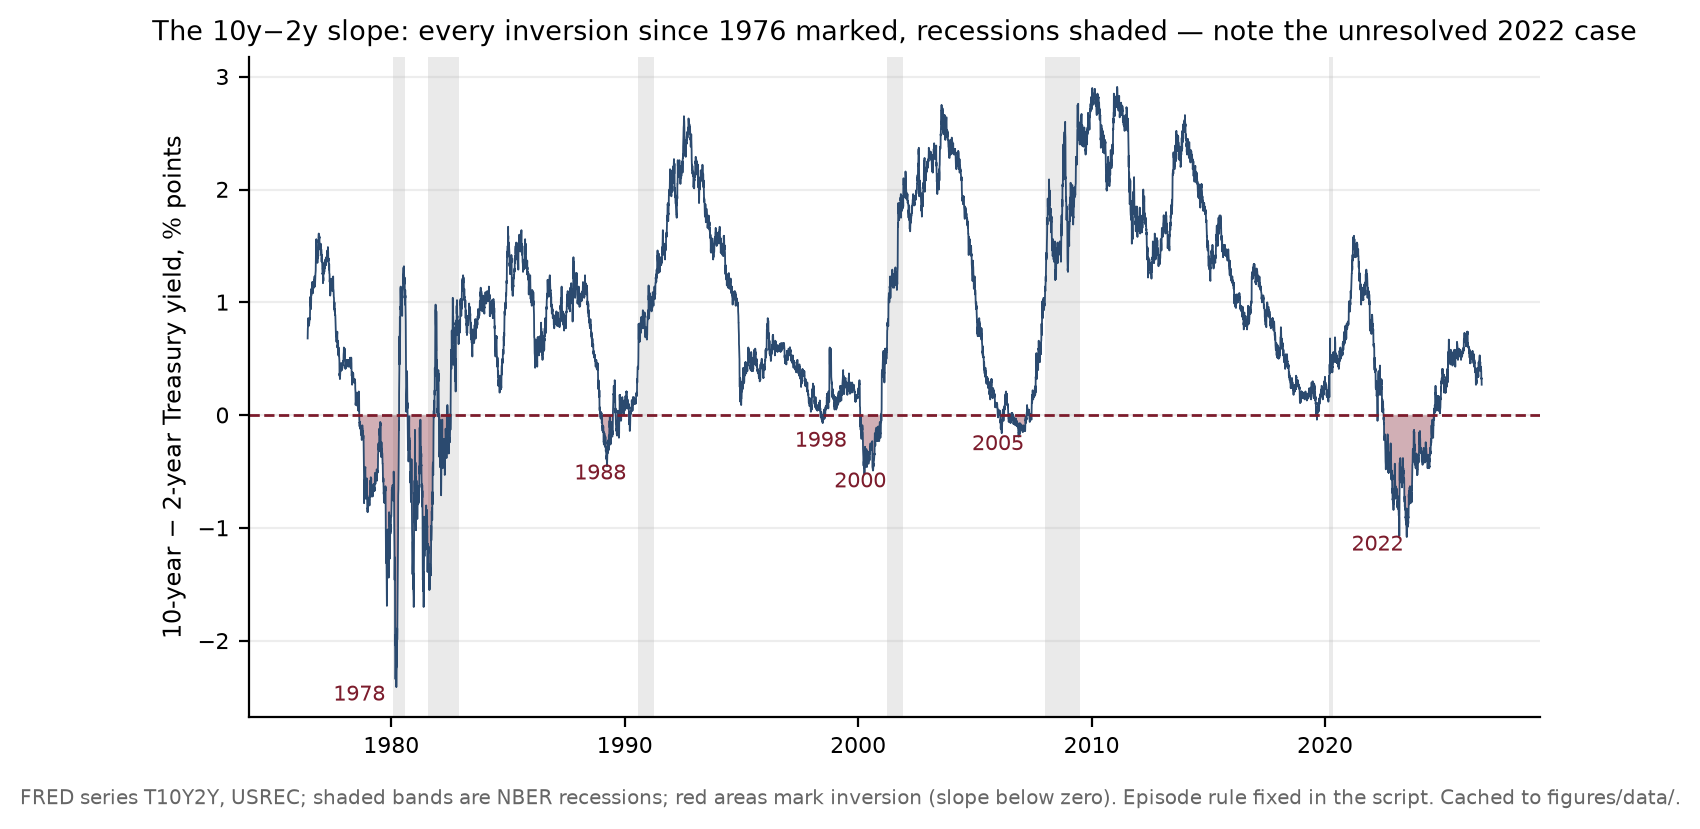

Write the Python code that produced this figure.
"""
Figure 4 - The 10y-2y yield-curve slope and its honest recession track record.

Free data (FRED public CSV, cached to data/):
  T10Y2Y - 10-year minus 2-year Treasury constant-maturity spread, daily (1976-)
  USREC  - NBER recession indicator, monthly (shaded bands)

ONE pre-committed episode rule, fixed before looking at the output and stated
here so the reader can audit it: an *inversion episode* starts on the first
day with T10Y2Y < 0 that is preceded by at least 126 consecutive business
days (about six months) of non-negative readings; the episode collects all
subsequent negative days until a new episode starts. Episodes with fewer than
5 negative days total are listed but flagged as blips. For each episode the
script prints the start date, the next NBER recession start (first USREC 0->1
month after the start), and the lag in months - INCLUDING the post-2022
episode, for which no recession had followed by the end of the data. Numbers
are reported as they fall out; nothing is filtered by hand.

Reproducible:
    python fig_e1_yield_curve.py     # numpy, matplotlib; stdlib urllib/csv
"""
import os, csv, socket, urllib.request, datetime as dt
import numpy as np
import matplotlib
matplotlib.use("Agg")
import matplotlib.pyplot as plt

HERE = os.path.dirname(os.path.abspath(__file__))
DATA = os.path.join(HERE, "data")
os.makedirs(DATA, exist_ok=True)

INK, GREEN, CLARET, BLUE, GREY = "#17120e", "#2f6d4f", "#7c1c2c", "#2b4a6f", "#666"


def fred(series):
    path = os.path.join(DATA, series + ".csv")
    if not os.path.exists(path):
        socket.setdefaulttimeout(60)
        url = "https://fred.stlouisfed.org/graph/fredgraph.csv?id=" + series
        req = urllib.request.Request(url, headers={"User-Agent": "Mozilla/5.0"})
        with open(path, "wb") as f:
            f.write(urllib.request.urlopen(req).read())
    dates, vals = [], []
    with open(path) as f:
        r = csv.reader(f)
        next(r)
        for row in r:
            if len(row) < 2 or row[1] in (".", ""):
                continue
            dates.append(dt.datetime.strptime(row[0], "%Y-%m-%d"))
            vals.append(float(row[1]))
    return dates, np.array(vals)


def rec_spans(rd, rv):
    spans, start = [], None
    for d, v in zip(rd, rv):
        if v == 1 and start is None:
            start = d
        elif v == 0 and start is not None:
            spans.append((start, d)); start = None
    if start is not None:
        spans.append((start, rd[-1]))
    return spans


s_d, s = fred("T10Y2Y")
rec_d, rec = fred("USREC")
spans = [x for x in rec_spans(rec_d, rec) if x[1] >= s_d[0]]
rec_starts = [x[0] for x in rec_spans(rec_d, rec)]

# --- episode detection (rule in the docstring) ------------------------------
episodes = []                       # each: dict(start, end_of_last_neg, n_neg, min)
run_nonneg = 0
current = None
for d, v in zip(s_d, s):
    if v < 0:
        if run_nonneg >= 126 or current is None:
            if current is not None:
                episodes.append(current)
            current = {"start": d, "last": d, "n": 1, "min": v}
        else:
            current["last"] = d
            current["n"] += 1
            current["min"] = min(current["min"], v)
        run_nonneg = 0
    else:
        run_nonneg += 1
if current is not None:
    episodes.append(current)

rows = []
for e in episodes:
    nxt = next((r for r in rec_starts if r > e["start"]), None)
    lag = (nxt.year - e["start"].year) * 12 + (nxt.month - e["start"].month) if nxt else None
    rows.append((e, nxt, lag))

fig, ax = plt.subplots(figsize=(7.2, 4.0))
for s0, s1 in spans:
    ax.axvspan(s0, s1, color="#d9d9d9", alpha=0.55, lw=0)
ax.plot(s_d, s, "-", color=BLUE, lw=0.65)
ax.axhline(0, color=CLARET, lw=1.0, ls="--")
ax.fill_between(s_d, s, 0, where=(s < 0), color=CLARET, alpha=0.35, lw=0)
for e, nxt, lag in rows:
    if e["n"] < 5:
        continue
    ax.annotate(f"{e['start']:%Y}", xy=(e["start"], min(e["min"] - 0.12, -0.28)),
                fontsize=7.4, color=CLARET, ha="center")
ax.set_ylabel("10-year − 2-year Treasury yield, % points", fontsize=8.6)
ax.tick_params(labelsize=7.8)
for sp in ("top", "right"):
    ax.spines[sp].set_visible(False)
ax.grid(True, axis="y", alpha=0.22)
ax.set_title("The 10y−2y slope: every inversion since 1976 marked, recessions shaded — "
             "note the unresolved 2022 case", fontsize=9.8)
fig.text(0.5, -0.02,
         "FRED series T10Y2Y, USREC; shaded bands are NBER recessions; red areas mark "
         "inversion (slope below zero). Episode rule fixed in the script. Cached to "
         "figures/data/.",
         ha="center", fontsize=7.2, color=GREY)
plt.tight_layout()

OUT = os.path.join(HERE, "fig_e1_yield_curve.png")
fig.savefig(OUT, dpi=200, bbox_inches="tight")
print("wrote", OUT)

# --- the track record, printed as it falls out ------------------------------
print(f"span {s_d[0]:%Y-%m-%d}..{s_d[-1]:%Y-%m-%d}, n={len(s)} daily obs, "
      f"latest {s[-1]:+.2f}")
for e, nxt, lag in rows:
    tag = "blip (<5 neg days)" if e["n"] < 5 else "episode"
    if nxt:
        print(f"{tag}: inversion start {e['start']:%Y-%m-%d} "
              f"(min {e['min']:+.2f}, {e['n']} neg days) -> next recession "
              f"{nxt:%Y-%m} | lag {lag} months")
    else:
        open_m = (s_d[-1].year - e["start"].year) * 12 + (s_d[-1].month - e["start"].month)
        print(f"{tag}: inversion start {e['start']:%Y-%m-%d} "
              f"(min {e['min']:+.2f}, {e['n']} neg days) -> NO recession by data end "
              f"({open_m} months and counting)")
